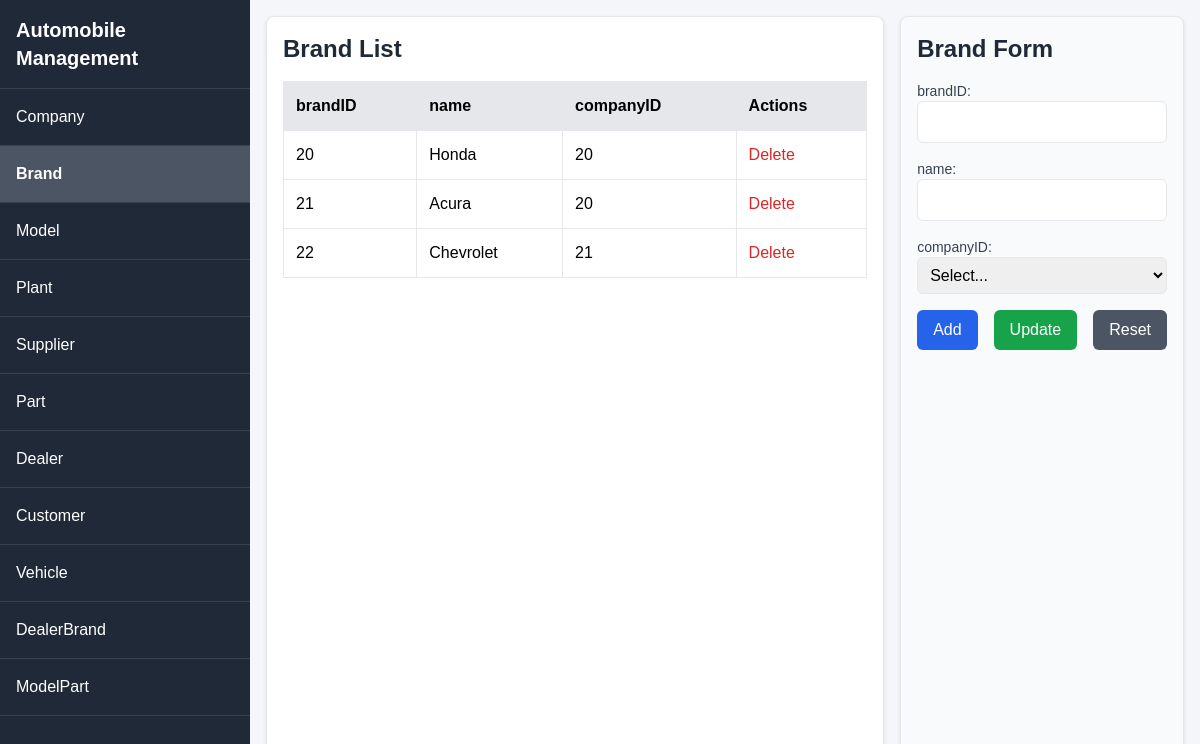
/?table=Brand, run on the app's committed database.
### tables this page shows
CREATE TABLE Brand (
    brandID INT PRIMARY KEY,
    name VARCHAR(100),
    companyID INT,
    FOREIGN KEY (companyID) REFERENCES Company(companyID)
);

### index.php (the view, shortened to what this page needs)
<?php
include 'db_connect.php';
$tables = [
    'Company'      => ['companyID', 'name'],
    'Brand'        => ['brandID', 'name', 'companyID'],
    'Model'        => ['modelID', 'name', 'brandID'],
    'Plant'        => ['plantID', 'location'],
    'Supplier'     => ['supplierID', 'name'],
    'Part'         => ['partID', 'name', 'supplierID', 'plantID'],
    'Dealer'       => ['dealerID', 'name', 'location'],
    'Customer'     => ['customerID', 'name', 'address', 'phone', 'gender', 'income'],
    'Vehicle'      => ['VIN', 'modelID', 'color', 'engine', 'transmission', 'bodyStyle', 'plantID', 'dealerID', 'inventoryDate', 'status', 'customerID', 'saleDate', 'price'],
    'DealerBrand'  => ['dealerID', 'brandID'],
    'ModelPart'    => ['modelID', 'partID']
];
$table = isset($_GET['table']) ? $_GET['table'] : 'Vehicle';
$columns = $tables[$table];
$data = [];
$query = "SELECT * FROM `$table`";
if (isset($conn) && $query) {
    $result = $conn->query($query);
    if ($result) {
        while ($row = $result->fetch_assoc()) {
            $data[] = $row;
        }
    }
}
$dropdowns = [];
if ($table === 'Vehicle') {
    $dropdowns['modelID'] = $conn->query("SELECT modelID, name FROM Model")->fetch_all(MYSQLI_ASSOC);
    $dropdowns['plantID'] = $conn->query("SELECT plantID, location FROM Plant")->fetch_all(MYSQLI_ASSOC);
    $dropdowns['dealerID'] = $conn->query("SELECT dealerID, name FROM Dealer")->fetch_all(MYSQLI_ASSOC);
    $dropdowns['customerID'] = $conn->query("SELECT customerID, name FROM Customer")->fetch_all(MYSQLI_ASSOC);
} elseif ($table === 'Brand') {
    $dropdowns['companyID'] = $conn->query("SELECT companyID, name FROM Company")->fetch_all(MYSQLI_ASSOC);
} elseif ($table === 'Part') {
    $dropdowns['supplierID'] = $conn->query("SELECT supplierID, name FROM Supplier")->fetch_all(MYSQLI_ASSOC);
    $dropdowns['plantID'] = $conn->query("SELECT plantID, location FROM Plant")->fetch_all(MYSQLI_ASSOC);
} elseif ($table === 'DealerBrand') {
    $dropdowns['dealerID'] = $conn->query("SELECT dealerID, name FROM Dealer")->fetch_all(MYSQLI_ASSOC);
    $dropdowns['brandID'] = $conn->query("SELECT brandID, name FROM Brand")->fetch_all(MYSQLI_ASSOC);
} elseif ($table === 'ModelPart') {
    $dropdowns['modelID'] = $conn->query("SELECT modelID, name FROM Model")->fetch_all(MYSQLI_ASSOC);
    $dropdowns['partID'] = $conn->query("SELECT partID, name FROM Part")->fetch_all(MYSQLI_ASSOC);
}
?>
<!DOCTYPE html>
<html lang="en">
<head>
    <script src="https://cdn.tailwindcss.com"></script>
</head>
<body>
    <div class="sidebar" id="sidebar">
        <div class="p-4 text-xl font-bold border-b border-gray-700">Automobile Management</div>
        <?php foreach (array_keys($tables) as $t): ?>
            <a href="?table=<?php echo htmlspecialchars($t); ?>" class="<?php echo $t === $table ? 'active' : ''; ?>">
                <?php echo htmlspecialchars($t); ?>
            </a>
        <?php endforeach; ?>
    </div>
    <div class="content" id="content">
        <div class="grid-container">
            <div class="data-grid">
                <h3 class="text-2xl font-semibold mb-4 text-gray-800"><?php echo htmlspecialchars($table); ?> List</h3>
                <?php if (!empty($data)): ?>
                    <table>
                        <thead>
                            <tr>
                                <?php foreach ($columns as $col): ?>
                                    <th><?php echo htmlspecialchars($col); ?></th>
                                <?php endforeach; ?>
                                    <th>Actions</th>
                            </tr>
                        </thead>
                        <tbody>
                            <?php foreach ($data as $row): ?>
                                <tr onclick="populateForm('<?php echo htmlspecialchars(json_encode($row), ENT_QUOTES); ?>')">
                                    <?php foreach ($columns as $col): ?>
                                        <td><?php echo htmlspecialchars($row[$col] ?? ''); ?></td>
                                    <?php endforeach; ?>
                                    <td>
                                        <button onclick="event.stopPropagation(); deleteRecord('<?php echo htmlspecialchars($row[$columns[0]]); ?>', '<?php echo htmlspecialchars($table); ?>')" class="text-red-600 hover:underline">Delete</button>
                                    </td>
                                </tr>
                            <?php endforeach; ?>
                        </tbody>
                    </table>
                <?php else: ?>
                    <p class="text-gray-600">No data found.</p>
                <?php endif; ?>
            </div>
            <div class="form-container">
                <h3 class="text-2xl font-semibold mb-4 text-gray-800"><?php echo htmlspecialchars($table); ?> Form</h3>
                <form id="dataForm" action="crud.php" method="POST">
                    <?php foreach ($columns as $col): ?>
                        <div class="mb-4">
                            <label class="block text-sm font-medium text-gray-700"><?php echo htmlspecialchars($col); ?>:</label>
                            <?php if ($col === $columns[0]): ?>
                                <input type="text" name="<?php echo htmlspecialchars($col); ?>" id="<?php echo htmlspecialchars($col); ?>" class="w-full p-2 border rounded-md focus:ring-2 focus:ring-blue-500" required>
                            <?php elseif (isset($dropdowns[$col])): ?>
                                <select name="<?php echo htmlspecialchars($col); ?>" id="<?php echo htmlspecialchars($col); ?>" class="w-full p-2 border rounded-md focus:ring-2 focus:ring-blue-500">
                                    <option value="">Select...</option>
                                </select>
                            <?php elseif (in_array($col, ['inventoryDate', 'saleDate'])): ?>
                                <input type="date" name="<?php echo htmlspecialchars($col); ?>" id="<?php echo htmlspecialchars($col); ?>" class="w-full p-2 border rounded-md focus:ring-2 focus:ring-blue-500">
                            <?php elseif (in_array($col, ['modelID', 'plantID', 'dealerID', 'customerID', 'companyID', 'brandID', 'supplierID', 'partID', 'year', 'price', 'income'])): ?>
                                <input type="number" name="<?php echo htmlspecialchars($col); ?>" id="<?php echo htmlspecialchars($col); ?>" class="w-full p-2 border rounded-md focus:ring-2 focus:ring-blue-500" <?php echo $col === 'price' ? 'step="0.01"' : ''; ?>>
                            <?php else: ?>
                                <input type="text" name="<?php echo htmlspecialchars($col); ?>" id="<?php echo htmlspecialchars($col); ?>" class="w-full p-2 border rounded-md focus:ring-2 focus:ring-blue-500">
                            <?php endif; ?>
                        </div>
                    <?php endforeach; ?>
                    <div class="flex space-x-4">
                        <button type="submit" name="action" value="Add" class="bg-blue-600 text-white px-4 py-2 rounded-md hover:bg-blue-700 transition">Add</button>
                        <button type="submit" name="action" value="Update" id="updateBtn" class="bg-green-600 text-white px-4 py-2 rounded-md hover:bg-green-700 transition" disabled>Update</button>
                        <button type="button" onclick="resetForm()" class="bg-gray-600 text-white px-4 py-2 rounded-md hover:bg-gray-700 transition">Reset</button>
                    </div>
                </form>
            </div>
        </div>
    </div>
</body>
</html>

### index.php (style rules this page uses)
body { font-family: Arial, sans-serif; margin: 0; background-color: #f4f6f9; }
.sidebar { width: 250px; background-color: #1f2937; color: white; height: 100vh; position: fixed; top: 0; left: 0; overflow-y: auto; transition: transform 0.3s ease; z-index: 1000; }
.sidebar a { display: block; padding: 1rem; color: white; text-decoration: none; border-bottom: 1px solid #374151; }
.sidebar a.active { background-color: #4b5563; font-weight: bold; }
.content { margin-left: 250px; padding: 1rem; transition: margin-left 0.3s ease; }
.grid-container { display: grid; grid-template-columns: 3fr 1fr; gap: 1rem; height: calc(100vh - 2rem); }
.data-grid { overflow-x: auto; border: 1px solid #e5e7eb; border-radius: 0.5rem; padding: 1rem; background-color: white; box-shadow: 0 2px 4px rgba(0,0,0,0.1); }
.form-container { border: 1px solid #e5e7eb; border-radius: 0.5rem; padding: 1rem; background-color: #f9fafb; box-shadow: 0 2px 4px rgba(0,0,0,0.1); }
table { width: 100%; border-collapse: collapse; }
th, td { padding: 0.75rem; border: 1px solid #e5e7eb; text-align: left; }
th { background-color: #e5e7eb; font-weight: 600; }

### data on the page
brand: brandID "20", name "Honda", companyID "20"
brand: brandID "21", name "Acura", companyID "20"
brand: brandID "22", name "Chevrolet", companyID "21"

### other printed values
$t "Company"
$t "Brand"
$t "Model"
$t "Plant"
$t "Supplier"
$t "Part"
$t "Dealer"
$t "Customer"
$t "Vehicle"
$t "DealerBrand"
$t "ModelPart"
$table "Brand"
$col "brandID"
$col "name"
$col "companyID"
